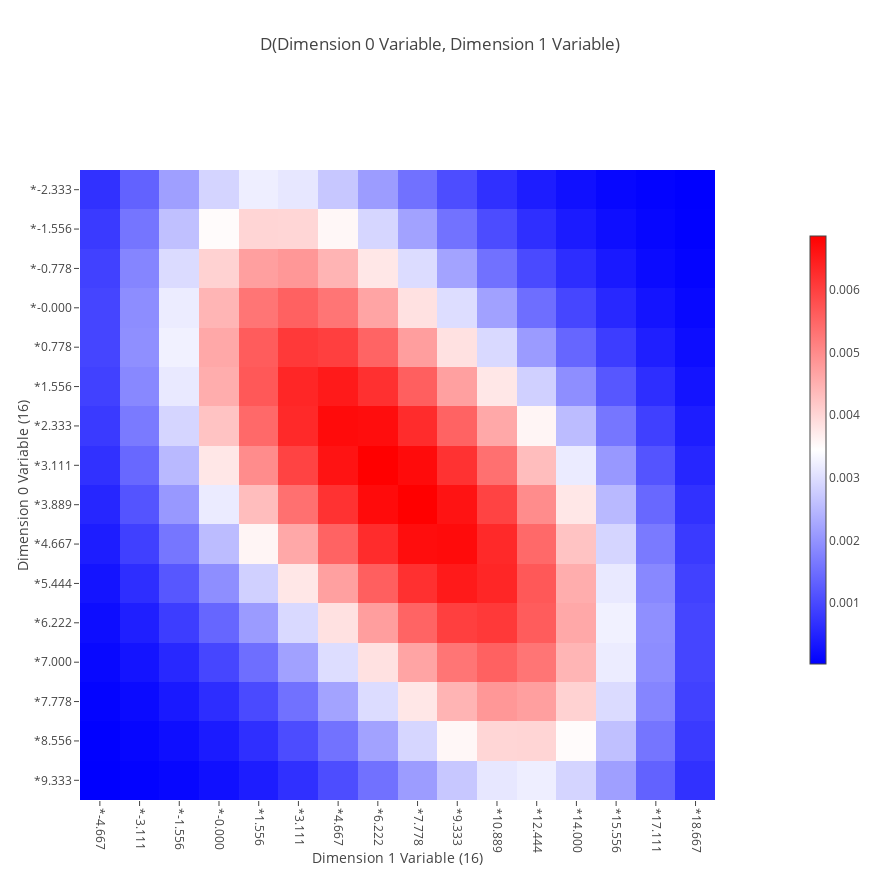
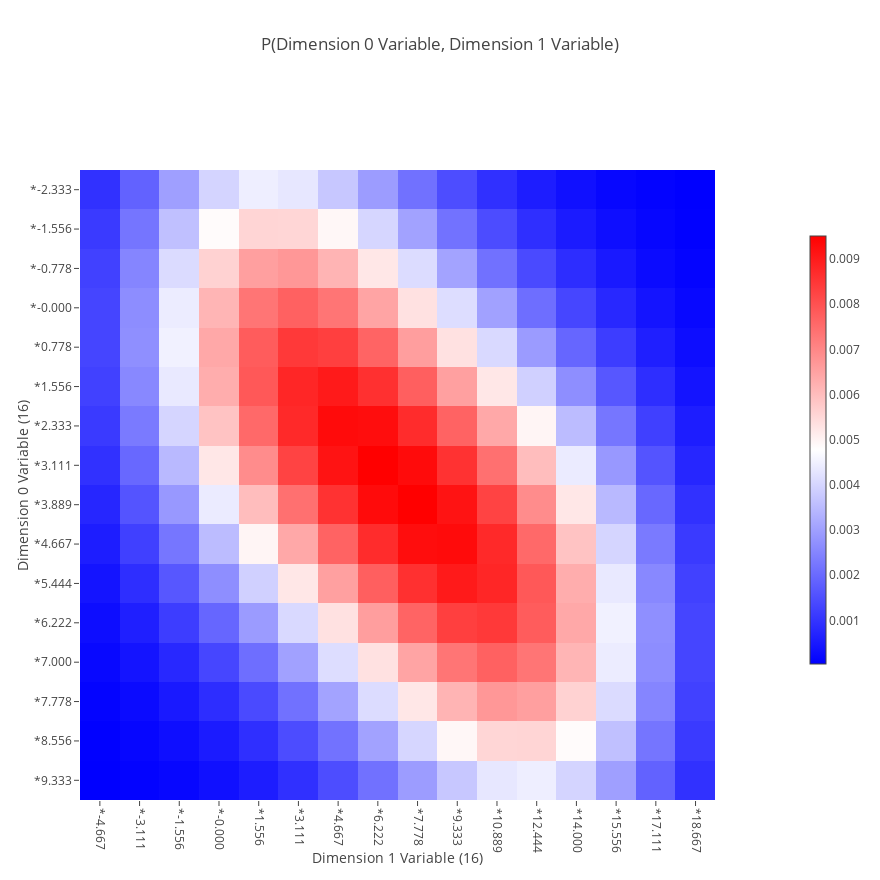
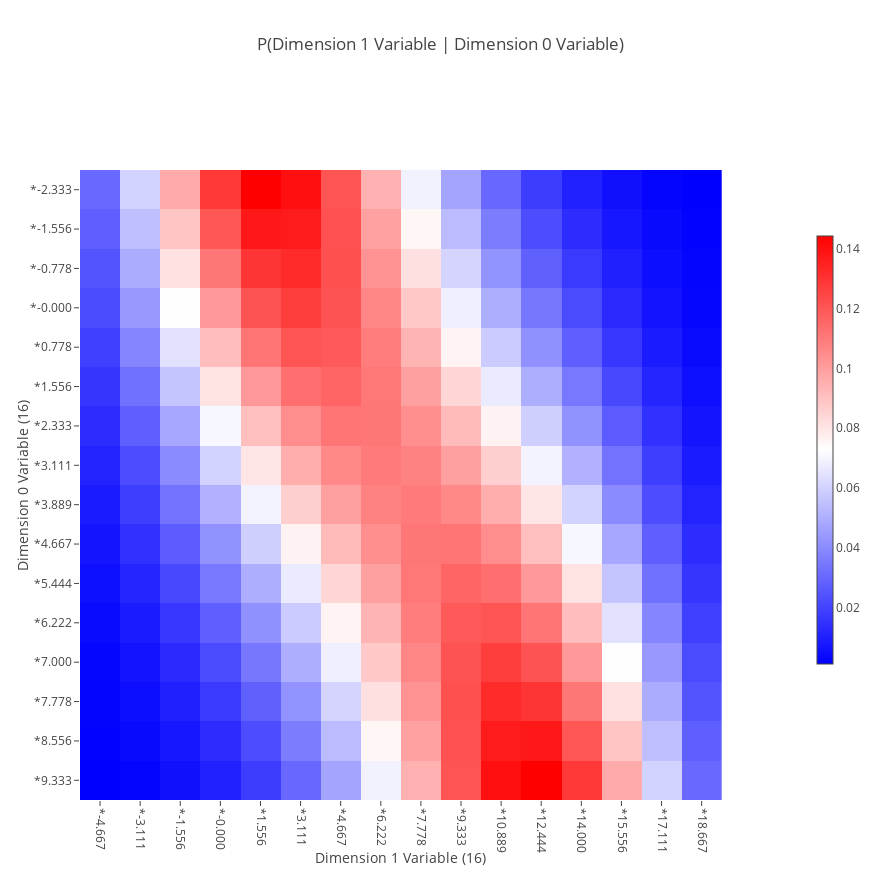

The notebook cell these images were saved under, in order:
### Code cell
mesh_grid_point_x_dimension, mesh_grid_point_posterior_probability = kraft.compute_posterior_probability(
    observation_x_dimension,
    n_grids=(n_grid, n_grid),
)

### Figure 1 — Plotly figure (JSON) as saved in the notebook; plotly's stock layout.template omitted (floating-point values rounded to 4 significant figures; data arrays with more than 128 entries replaced by an {"elided": "..."} marker saying what was removed)
{"data": [{"colorbar": {"len": 0.64, "thickness": 16}, "colorscale": {"elided": "256x2 mixed values"}, "type": "heatmap", "uid": "e4a474ba-3e23-4bc7-8e98-2099f90d0d51", "x": ["*-4.667", "*-3.111", "*-1.556", "*-0.000", "*1.556", "*3.111", "*4.667", "*6.222", "*7.778", "*9.333", "*10.889", "*12.444", "*14.000", "*15.556", "*17.111", "*18.667"], "y": ["*9.333", "*8.556", "*7.778", "*7.000", "*6.222", "*5.444", "*4.667", "*3.889", "*3.111", "*2.333", "*1.556", "*0.778", "*-0.000", "*-0.778", "*-1.556", "*-2.333"], "z": {"elided": "16x16 float values"}}], "layout": {"autosize": true, "height": 880, "hovermode": "closest", "title": {"text": "D(Dimension 0 Variable, Dimension 1 Variable)"}, "width": 880, "xaxis": {"automargin": true, "domain": [0, 0.9], "showgrid": false, "tickangle": 90, "title": {"text": "Dimension 1 Variable (16)"}, "zeroline": false}, "xaxis2": {"domain": [0.92, 1], "showticklabels": false, "ticks": "", "zeroline": false}, "yaxis": {"automargin": true, "domain": [0, 0.9], "showgrid": false, "tickangle": 0, "title": {"text": "Dimension 0 Variable (16)"}, "zeroline": false}, "yaxis2": {"domain": [0.92, 1], "showticklabels": false, "ticks": "", "zeroline": false}}}

### Figure 2 — Plotly figure (JSON) as saved in the notebook; plotly's stock layout.template omitted (floating-point values rounded to 4 significant figures; data arrays with more than 128 entries replaced by an {"elided": "..."} marker saying what was removed)
{"data": [{"colorbar": {"len": 0.64, "thickness": 16}, "colorscale": {"elided": "256x2 mixed values"}, "type": "heatmap", "uid": "0b22aa86-3ec0-4e4a-8fcb-c8410458eb64", "x": ["*-4.667", "*-3.111", "*-1.556", "*-0.000", "*1.556", "*3.111", "*4.667", "*6.222", "*7.778", "*9.333", "*10.889", "*12.444", "*14.000", "*15.556", "*17.111", "*18.667"], "y": ["*9.333", "*8.556", "*7.778", "*7.000", "*6.222", "*5.444", "*4.667", "*3.889", "*3.111", "*2.333", "*1.556", "*0.778", "*-0.000", "*-0.778", "*-1.556", "*-2.333"], "z": {"elided": "16x16 float values"}}], "layout": {"autosize": true, "height": 880, "hovermode": "closest", "title": {"text": "P(Dimension 0 Variable, Dimension 1 Variable)"}, "width": 880, "xaxis": {"automargin": true, "domain": [0, 0.9], "showgrid": false, "tickangle": 90, "title": {"text": "Dimension 1 Variable (16)"}, "zeroline": false}, "xaxis2": {"domain": [0.92, 1], "showticklabels": false, "ticks": "", "zeroline": false}, "yaxis": {"automargin": true, "domain": [0, 0.9], "showgrid": false, "tickangle": 0, "title": {"text": "Dimension 0 Variable (16)"}, "zeroline": false}, "yaxis2": {"domain": [0.92, 1], "showticklabels": false, "ticks": "", "zeroline": false}}}

### Figure 3 — Plotly figure (JSON) as saved in the notebook; plotly's stock layout.template omitted (floating-point values rounded to 4 significant figures; data arrays with more than 128 entries replaced by an {"elided": "..."} marker saying what was removed)
{"data": [{"colorbar": {"len": 0.64, "thickness": 16}, "colorscale": {"elided": "256x2 mixed values"}, "type": "heatmap", "uid": "08909652-ffe9-4ae1-9780-94459ec9ac25", "x": ["*-4.667", "*-3.111", "*-1.556", "*-0.000", "*1.556", "*3.111", "*4.667", "*6.222", "*7.778", "*9.333", "*10.889", "*12.444", "*14.000", "*15.556", "*17.111", "*18.667"], "y": ["*9.333", "*8.556", "*7.778", "*7.000", "*6.222", "*5.444", "*4.667", "*3.889", "*3.111", "*2.333", "*1.556", "*0.778", "*-0.000", "*-0.778", "*-1.556", "*-2.333"], "z": {"elided": "16x16 float values"}}], "layout": {"autosize": true, "height": 880, "hovermode": "closest", "title": {"text": "P(Dimension 1 Variable | Dimension 0 Variable)"}, "width": 880, "xaxis": {"automargin": true, "domain": [0, 0.9], "showgrid": false, "tickangle": 90, "title": {"text": "Dimension 1 Variable (16)"}, "zeroline": false}, "xaxis2": {"domain": [0.92, 1], "showticklabels": false, "ticks": "", "zeroline": false}, "yaxis": {"automargin": true, "domain": [0, 0.9], "showgrid": false, "tickangle": 0, "title": {"text": "Dimension 0 Variable (16)"}, "zeroline": false}, "yaxis2": {"domain": [0.92, 1], "showticklabels": false, "ticks": "", "zeroline": false}}}
